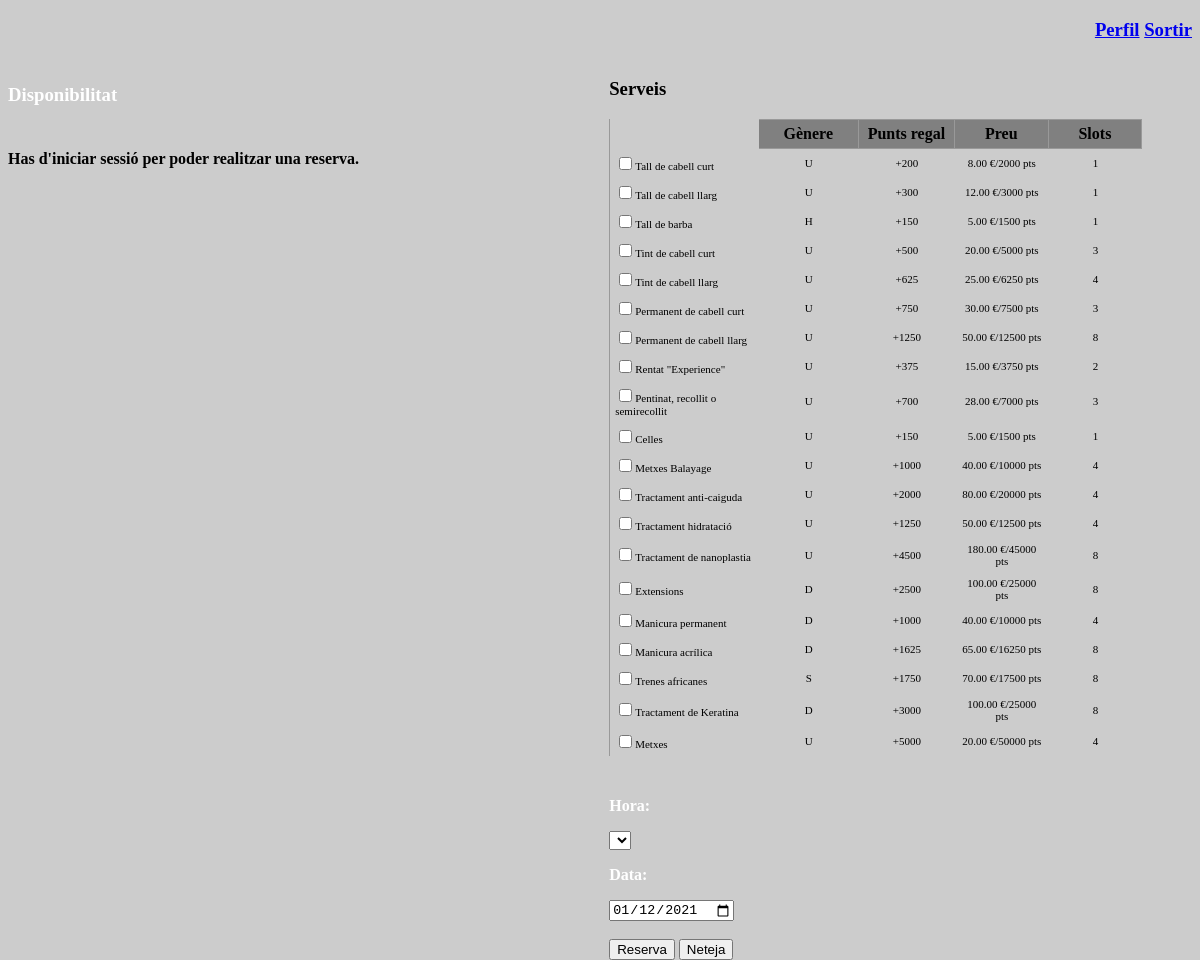
The page / on the database its author committed.
### tables this page shows
CREATE TABLE IF NOT EXISTS `servei` (
  `id` int(11) NOT NULL,
  `descripcio` varchar(50) NOT NULL,
  `genere` varchar(1) NOT NULL,
  `tipus` varchar(30) NOT NULL,
  `preu` float(5,2) NOT NULL DEFAULT '0.00',
  `pts_proporciona` int(3) NOT NULL,
  `pts_cost` int(3) NOT NULL,
  `n_slots` int(2) NOT NULL,
  PRIMARY KEY (`id`)
);

### web/funcions/obtenir_serveis.php (the view)
<?php
function draw_services() {
	include "funcions/database.php";
	$q_service = $conn->prepare("SELECT * FROM servei");
	$q_service->execute();
	$services="";
	while ($service_row = $q_service->fetch(PDO::FETCH_ASSOC)) {
		$services .= "<tr class='calendar-row'>";
		$services.= "<td class=\"calendar-day-past\" style=\"width:200px\"><input type=\"checkbox\" name=\"servei[]\" value=\"".$service_row['id']."\">".$service_row['descripcio']."</td>";
		$services.= "<td class=\"calendar-day-past\" align=\"center\">".$service_row['genere']."</td>";
		$services.= "<td class=\"calendar-day-past\" align=\"center\">+".$service_row['pts_proporciona']."</td>";
		$services.= "<td class=\"calendar-day-past\" align=\"center\">".$service_row['preu']." €/".$service_row['pts_cost']." pts</td>";
		$services.= "<td class=\"calendar-day-past\" align=\"center\">".$service_row['n_slots']."</td>";
		$services .= "</tr>";
	}
	return $services;
}
?>

### web/index.php (shortened to what this page needs)
<!DOCTYPE html>
<html>
<body onload="inici()">
<?php
$msg="";
if (isset($_SESSION['email'])) {
	if (isset($_POST['servei']) && isset($_POST['hores'])) {
		include "funcions/database.php";
		$qq = $conn->prepare("SELECT n_slots FROM servei WHERE id = :id");
		$n_slots=0;
		foreach($_POST['servei'] as $value) {
			$qq->bindParam(':id',$value);
			$qq->execute();
			$result = $qq->fetch(PDO::FETCH_ASSOC);
			$n_slots+=$result['n_slots'];
		}
		if ($n_slots > 8) $msg = "No pot reservar més de dos hores seguides.";
		else{
			$t_slot = 15 * 60;
			$hora_inici = $_POST['hores'];
			$hora_fi = date("H:i",strtotime($hora_inici) + ($t_slot * ($n_slots-1)));
			$qq = $conn->prepare("SELECT count(hora_inici) as total FROM slot WHERE (hora_inici BETWEEN :hi AND :hf) AND int_data = :d AND reservat=0 AND express=0");
			$qq->bindParam(':hi',$hora_inici);
			$qq->bindParam(':hf',$hora_fi);
			$qq->bindParam(':d',$_POST['data']);
			$qq->execute();
			$result = $qq->fetch(PDO::FETCH_ASSOC);
			if ($result['total'] >= $n_slots) {
				try {
					$conn->beginTransaction();
					$q_slot = $conn->prepare("UPDATE slot SET reservat=1 WHERE (hora_inici BETWEEN :hi AND :hf) AND int_data = :d AND reservat=0 AND express=0");
					$q_slot->bindParam(':hi',$hora_inici);
					$q_slot->bindParam(':hf',$hora_fi);
					$q_slot->bindParam(':d',$_POST['data']);
					$q_slot->execute();
					$conn->commit();
					$qq = $conn->prepare("INSERT INTO cita VALUES (:h, :d, :e, 0)");
					$qq->bindParam(':h',$hora_inici);
					$qq->bindParam(':d',$_POST['data']);
					$qq->bindParam(':e',$_SESSION['email']);
					if ($qq->execute()) {
						try {
							$conn->beginTransaction();
							$q_demanats = $conn->prepare("INSERT INTO demanats VALUES (:h, :d, :s)");
							foreach($_POST['servei'] as $value) {
								$q_demanats->bindParam(':h',$hora_inici);
								$q_demanats->bindParam(':d',$_POST['data']);
								$q_demanats->bindParam(':s',$value);
								$q_demanats->execute();
							}
							$conn->commit();
						}catch(Exception $e) {
							$conn->rollback();
							$msg = "Error afegint els serveis sol·licitats a la cita ".$e->getMessage();
						}
						$msg = "Vostè té una cita per el día " . $_POST['data'] . " a les " . $hora_inici . ".<br/>Recordi arribar 5 minuts abans i validar la cita si no la vol perdre.";
					}else{
						$msg = "Error al registrar la cita.";
					}
				} catch (Exception $e) {
					$conn->rollback();
					$msg = "Error al reservar els slots. ".$e->getMessage();
				}
			}else{
				$msg = "No hi ha slots consecutius per poder prestar els serveis sol·licitats.<br/>Consideri en fer dos cites o fer una reserva en un altre rang d'hores.";
			}
		}
	}
}else{
	$msg = "Has d'iniciar sessió per poder realitzar una reserva.";
}
include "funcions/obtenir_serveis.php";
?>
<div align="right">
  <h3 style="color:white"><a href="usuari.php">Perfil</a> <a href="logout.php">Sortir</a></h3>
</div>
<div style="float: right; right: 50px; position: relative; width:45%; z-index: 100">
<form action="index.php" method="post">
		<h3>Serveis</h3>
		<table style="width:100%" class="calendar" cellpadding="0" cellspacing="0">
		<tr class="calendar-row">
			<td></td>
			<td class="calendar-day-head">Gènere</th>
			<td class="calendar-day-head">Punts regal</th>
			<td class="calendar-day-head">Preu</th>
			<td class="calendar-day-head">Slots</th>
		</tr>
		<?= draw_services() ?>
		</table>
	<div style="clear:left; top: 25px; position: relative;">
	<div>
	  <p><b>Hora:</b></p>
	  <select id="hores" name="hores">
	  </select>
	</div>
	<div>
	  <p><b>Data:</b></p>
	  <input type="date" name="data" id="camp_data" min="<?= date("Y-m-d") ?>" value="<?= date("Y-m-d") ?>" onchange="changeCalendar()"> <br/><br/>
	</div>
  <input type="submit" value="Reserva">
  <input type="reset" value="Neteja">
	</div>
</form>
</div>
<div style="clear:left; top: 25px; position: relative;">
<h3><b style="color:white">Disponibilitat</b></h3>
</div>
<div style="clear:left; top: 50px; position: relative; width: 1000px;">
 <b><?= $msg ?></b>
</div>
<br/>
</body>
</html>

### web/index.php (style rules this page uses)
table.calendar { border-left:1px solid #999; }
td.calendar-day-head { background:#808080; font-weight:bold; text-align:center; width:120px; padding:5px; border-bottom:1px solid #999; border-top:1px solid #999; border-right:1px solid #999; }
td.calendar-day-past { background:#ccc; min-height:80px; font-size:11px; position:relative; }
td.calendar-day, td.calendar-day-np, td.calendar-day-past { width:120px; padding:5px; border-bottom:1px sol }
body { background-image: url("https://i.pinimg.com/originals/4d/c2/16/4dc2167b48a44bf17ff926206ea913ff.jpg"); background-color: #cccccc; background-repeat: no-repeat; background-size: cover; }
p { color: white; }

### rows shown on the page
servei: descripcio "Tall de cabell curt", genere "U", pts_proporciona "200", preu "8.00", pts_cost "2000", n_slots "1"
servei: descripcio "Tall de cabell llarg", genere "U", pts_proporciona "300", preu "12.00", pts_cost "3000", n_slots "1"
servei: descripcio "Tall de barba", genere "H", pts_proporciona "150", preu "5.00", pts_cost "1500", n_slots "1"
servei: descripcio "Tint de cabell curt", genere "U", pts_proporciona "500", preu "20.00", pts_cost "5000", n_slots "3"
servei: descripcio "Tint de cabell llarg", genere "U", pts_proporciona "625", preu "25.00", pts_cost "6250", n_slots "4"
servei: descripcio "Permanent de cabell curt", genere "U", pts_proporciona "750", preu "30.00", pts_cost "7500", n_slots "3"
servei: descripcio "Permanent de cabell llarg", genere "U", pts_proporciona "1250", preu "50.00", pts_cost "12500", n_slots "8"
servei: descripcio "Rentat \"Experience\"", genere "U", pts_proporciona "375", preu "15.00", pts_cost "3750", n_slots "2"
servei: descripcio "Pentinat, recollit o semirecollit", genere "U", pts_proporciona "700", preu "28.00", pts_cost "7000", n_slots "3"
servei: descripcio "Celles", genere "U", pts_proporciona "150", preu "5.00", pts_cost "1500", n_slots "1"
servei: descripcio "Metxes Balayage", genere "U", pts_proporciona "1000", preu "40.00", pts_cost "10000", n_slots "4"
servei: descripcio "Tractament anti-caiguda", genere "U", pts_proporciona "2000", preu "80.00", pts_cost "20000", n_slots "4"
servei: descripcio "Tractament hidratació", genere "U", pts_proporciona "1250", preu "50.00", pts_cost "12500", n_slots "4"
servei: descripcio "Tractament de nanoplastia", genere "U", pts_proporciona "4500", preu "180.00", pts_cost "45000", n_slots "8"
servei: descripcio "Extensions", genere "D", pts_proporciona "2500", preu "100.00", pts_cost "25000", n_slots "8"
servei: descripcio "Manicura permanent", genere "D", pts_proporciona "1000", preu "40.00", pts_cost "10000", n_slots "4"
servei: descripcio "Manicura acrílica", genere "D", pts_proporciona "1625", preu "65.00", pts_cost "16250", n_slots "8"
servei: descripcio "Trenes africanes", genere "S", pts_proporciona "1750", preu "70.00", pts_cost "17500", n_slots "8"
servei: descripcio "Tractament de Keratina", genere "D", pts_proporciona "3000", preu "100.00", pts_cost "25000", n_slots "8"
servei: descripcio "Metxes", genere "U", pts_proporciona "5000", preu "20.00", pts_cost "50000", n_slots "4"

### other values the page prints
$msg "Has d'iniciar sessió per poder realitzar una reserva."
